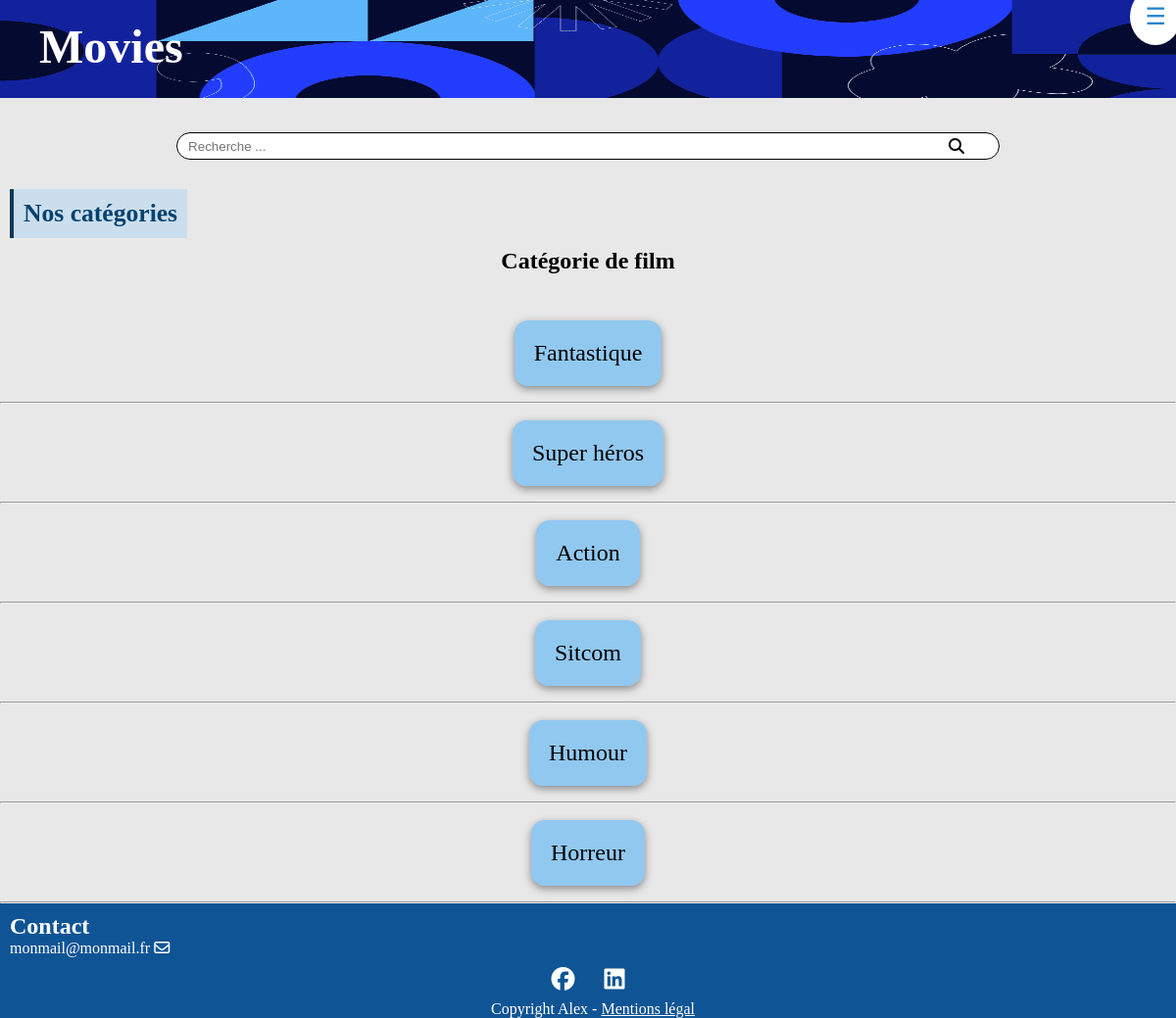
Page /index.php?action=listCategorie on the committed database.
### tables this page shows
CREATE TABLE IF NOT EXISTS `categorie` (
  `id_categorie` int NOT NULL AUTO_INCREMENT,
  `type` varchar(50) NOT NULL,
  PRIMARY KEY (`id_categorie`)
);

### controller/CategorieController.php (called while the page is built, shortened)
<?php
class CategorieController {
    public function listCategorie() {
        $pdo = Connect::seConnecter();
        $requete = $pdo->query("
        SELECT *
        FROM categorie
        ");
        require "view/categorie/listeCategorie.php";
    }
 }

### view/categorie/listeCategorie.php (the view, shortened to what this page needs)
<h1 id="titleSection" class="SectionTitle">Nos catégories</h1>
<div class="listCategorie">
    <?php
        echo "<h2> Catégorie de film </h2>",
                "<ul>";
        foreach($requete->fetchAll() as $categorie) { ?>
            <li>
                <a href="index.php?action=detCategorie&id=<?= $categorie['id_categorie'] ?>">
                <?= $categorie['type'] ?></a>
            </li>
            <hr class="solid">
        <?php } ?>
</div>
<?php
    require_once "view/template.php";
?>

### public/css/style.css (style rules this page uses)
* { padding: 0; margin: 0; box-sizing: border-box; }
body { background-color: #9e9e9e3b; scroll-behavior: smooth; }
@media only screen and (min-width: 250px) { #titleSection { padding: 10px; margin: 10px; font-size: 1.6em; background-color: #b1d6f186; border-left: solid 4px #103956; color: #004170; } }
@media only screen and (min-width: 250px) { .SectionTitle { width: fit-content; } }
@media only screen and (min-width: 250px) { a { color: black; } }
@media only screen and (min-width: 250px) { .listCategorie { text-align: center; } }
@media only screen and (min-width: 250px) { .listCategorie h2 { padding-bottom: 30px; } }
@media only screen and (min-width: 250px) { .listCategorie li { display: flex; justify-content: center; align-items: center; height: 100px; font-size: 1.5em; padding: 5px 0; } }
@media only screen and (min-width: 250px) { .listCategorie a { background-color: #0093fc60; padding: 20px; border-radius: 14px; text-decoration: none; box-shadow: rgba(0, 0, 0, 0.418) 0px 3px 8px; } }

### rows in the picture
categorie: type "Fantastique"
categorie: type "Super héros"
categorie: type "Action"
categorie: type "Sitcom"
categorie: type "Humour"
categorie: type "Horreur"
